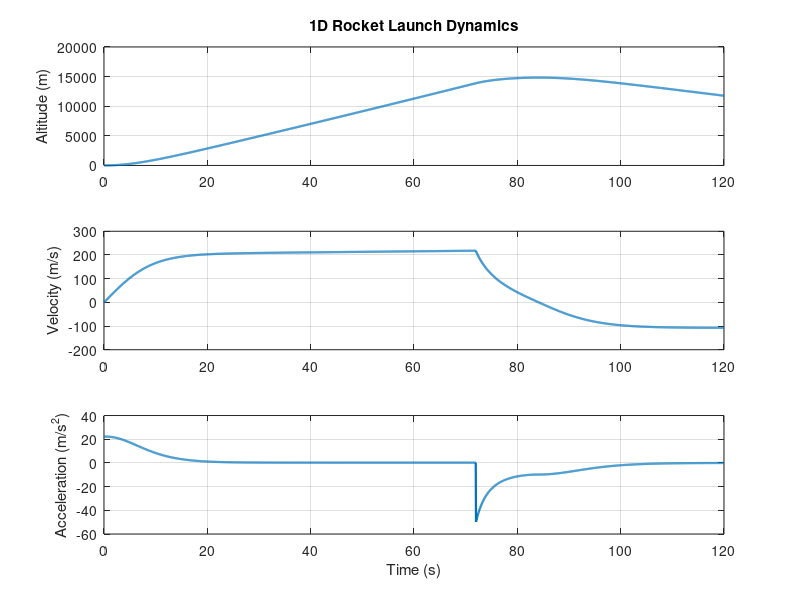

Recreate this plot in MATLAB.
%% Generated by RAG ModelSpec pipeline
% task_goal: 帮我生成一个水下潜艇发射鱼雷模型
% model_id: rocket_launch_1d
% assumptions:
%   - 使用默认参数补全未明确指定项
% evidence:
%   - model=rocket_launch_1d, score=7.425, id=111
%   - model=rocket_launch_1d, score=5.7727, id=112
%   - model=rocket_launch_1d, score=5.0433, id=113
%   - model=rocket_launch_1d, score=4.7239, id=110
%   - model=kalman_tracking, score=4.3398, id=42
%% Auto-generated MATLAB model: 1D Rocket Launch Dynamics
clear; clc; close all;

mass0 = 500.0;             % initial total mass (kg)
fuel_mass = 180.0;     % fuel mass (kg)
burn_rate = 2.5;     % fuel burn rate (kg/s)
thrust = 16000.0;           % engine thrust (N)
Cd = 0.55;           % drag coefficient
A = 0.8;                  % frontal area (m^2)
rho = 1.225;         % air density (kg/m^3)
g = 9.81;                     % gravity (m/s^2)
dt = 0.05;                   % simulation step (s)
T = 120.0;             % total simulation time (s)

t = 0:dt:T;
N = numel(t);
h = zeros(N,1);   % altitude
v = zeros(N,1);   % velocity
a = zeros(N,1);   % acceleration
m = zeros(N,1);   % mass

for k = 1:N
    tk = t(k);
    burned = min(fuel_mass, burn_rate * tk);
    m(k) = mass0 - burned;

    if burned < fuel_mass
        current_thrust = thrust;
    else
        current_thrust = 0;
    end

    drag = 0.5 * rho * Cd * A * v(max(k-1,1)) * abs(v(max(k-1,1)));
    weight = m(k) * g;
    a(k) = (current_thrust - drag - weight) / m(k);

    if k > 1
        v(k) = v(k-1) + a(k) * dt;
        h(k) = max(0, h(k-1) + v(k) * dt);
    end
end

[max_h, idx] = max(h);
fprintf('Max altitude: %.2f m at t = %.2f s\n', max_h, t(idx));
fprintf('Final velocity: %.2f m/s\n', v(end));

figure('Name', 'Rocket Launch 1D');
subplot(3,1,1); plot(t, h, 'LineWidth', 1.6); grid on; ylabel('Altitude (m)');
title('1D Rocket Launch Dynamics');
subplot(3,1,2); plot(t, v, 'LineWidth', 1.6); grid on; ylabel('Velocity (m/s)');
subplot(3,1,3); plot(t, a, 'LineWidth', 1.6); grid on; ylabel('Acceleration (m/s^2)'); xlabel('Time (s)');
